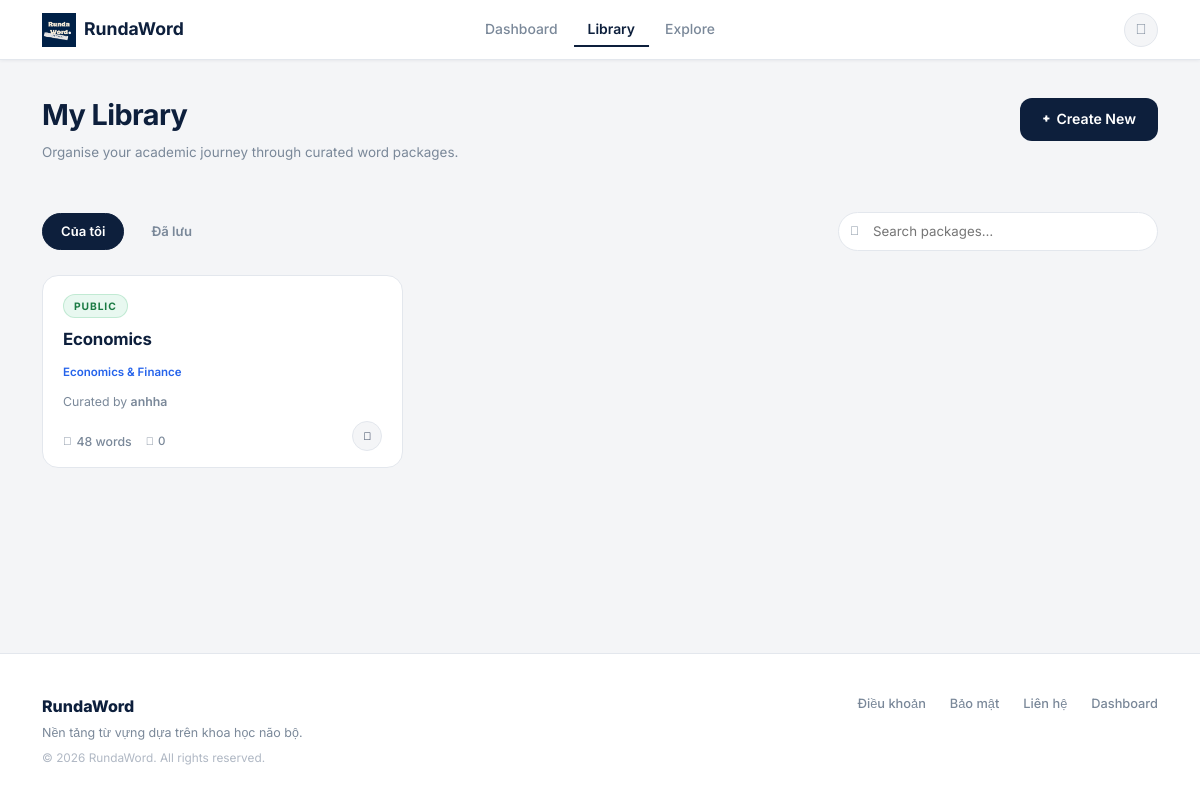
The app's page /packages (signed in) with its own data.
### main.py (models this page shows, shortened)
class VocabPackage(db.Model):
    __tablename__ = 'vocab_packages'
    id                  = db.Column(db.Integer, primary_key=True)
    package_name        = db.Column(db.String(100), nullable=False)
    package_description = db.Column(db.Text)
    topic               = db.Column(db.String(80))          # NEW: topic/category field
    created_at          = db.Column(db.DateTime, default=datetime.utcnow)
    updated_at          = db.Column(db.DateTime, default=datetime.utcnow)
    user_id             = db.Column(db.Integer, db.ForeignKey('users.id'), nullable=False)
    is_public           = db.Column(db.Boolean, default=True)
    vocabularies = db.relationship(
        'Vocabulary', backref='package', lazy=True, cascade='all, delete-orphan'
    )

class User(UserMixin, db.Model):
    __tablename__ = 'users'
    id            = db.Column(db.Integer, primary_key=True)
    username      = db.Column(db.String(50),  unique=True, nullable=False)
    name          = db.Column(db.String(100))
    email         = db.Column(db.String(120), unique=True, nullable=False)
    password_hash = db.Column(db.String(255), nullable=False)
    role          = db.Column(db.Integer, default=ROLE_USER, nullable=False)
    created_at    = db.Column(db.DateTime, default=datetime.utcnow)
    packages = db.relationship(
        'VocabPackage', backref='user', lazy=True, cascade='all, delete-orphan',
        foreign_keys='VocabPackage.user_id'
    )
    saved_packages = db.relationship(
        'VocabPackage', secondary=user_saved_packages,
        backref=db.backref('saved_by', lazy='dynamic'), lazy='dynamic'
    )
    @property
    def is_admin(self):
        return self.role == ROLE_ADMIN

### main.py (the view)
@app.route('/packages')
@login_required
def packages():
    q   = request.args.get('q', '').strip()
    tab = request.args.get('tab', 'mine')
    if q:
        pkgs       = search_packages(q, include_private_for_user=current_user.id)
        saved_pkgs = []
        if not pkgs:
            flash('Không tìm thấy gói từ phù hợp.', 'warning')
    else:
        if tab == 'saved':
            pkgs       = []
            saved_pkgs = current_user.saved_packages \
                .order_by(VocabPackage.updated_at.desc()).all()
        else:
            pkgs = VocabPackage.query.filter_by(user_id=current_user.id) \
                .order_by(VocabPackage.updated_at.desc()).all()
            saved_pkgs = []
    learner_counts = {}
    all_visible_pkgs = pkgs + saved_pkgs
    if all_visible_pkgs:
        pkg_ids = list({p.id for p in all_visible_pkgs})
        rows = (
            db.session.query(
                user_saved_packages.c.package_id,
                func.count(user_saved_packages.c.user_id)
            )
            .filter(user_saved_packages.c.package_id.in_(pkg_ids))
            .group_by(user_saved_packages.c.package_id)
            .all()
        )
        learner_counts = {package_id: count for package_id, count in rows}
    return render_template(
        'packages.html',
        packages=pkgs, saved_packages=saved_pkgs,
        tab=tab, search_query=q,
        learner_counts=learner_counts
    )

### main.py (called while the page is built)
@login_manager.user_loader
def load_user(user_id):
    return User.query.get(int(user_id))

### templates/packages.html (shortened to what this page needs)
{% extends "base.html" %}
{% block content %}
<div class="container" style="padding-top:32px;padding-bottom:64px;">
  <div class="d-flex justify-content-between align-items-start mb-5">
    <div>
      <div class="library-title">My Library</div>
      <div class="library-subtitle">Organise your academic journey through curated word packages.</div>
    </div>
    <a href="{{ url_for('create_package') }}" class="btn-navy" style="white-space:nowrap;margin-top:6px;">
      <i class="fas fa-plus" style="font-size:0.74rem;"></i> Create New
    </a>
  </div>
  <div class="lib-tab-row">
    {% if not search_query %}
    <a href="{{ url_for('packages', tab='mine') }}"
       class="lib-tab {% if tab == 'mine' %}active{% endif %}">Của tôi</a>
    <a href="{{ url_for('packages', tab='saved') }}"
       class="lib-tab {% if tab == 'saved' %}active{% endif %}">Đã lưu</a>
    {% endif %}
    <form method="GET" action="{{ url_for('packages') }}" class="lib-search" >
      <i class="fas fa-search si"></i>
      <input type="text" name="q" placeholder="Search packages…" value="{{ search_query or '' }}" style="background-color: white;">
    </form>
  </div>
  {% if search_query %}
  <div style="font-size:0.82rem;color:var(--text-muted);margin-bottom:20px;font-weight:500;">
    Results for "<strong style="color:var(--navy);">{{ search_query }}</strong>"
    <a href="{{ url_for('packages') }}" style="margin-left:10px;color:var(--text-muted);text-decoration:none;">✕ Clear</a>
  </div>
  {% if packages %}
  <div class="pkg-grid">
    {% for pkg in packages %}
    <a href="{{ url_for('package_detail', package_id=pkg.id) }}" class="pkg-card">
      <div class="pkg-card-top">
        <span class="pkg-badge {% if pkg.is_public %}public{% else %}private{% endif %}">
          {% if pkg.is_public %}Public{% else %}Private{% endif %}
        </span>
        <div class="pkg-author-avatar"><i class="fas fa-user" style="font-size:0.65rem;"></i></div>
      </div>
      <div class="pkg-name">{{ pkg.package_name }}</div>
      <div class="pkg-topic">{{ pkg.topic or 'Others' }}</div>
      <div class="pkg-author">by <strong>{{ pkg.user.username if pkg.user else '—' }}</strong></div>
      <div class="pkg-meta">
        <div class="pkg-meta-stats">
          <div class="pkg-meta-row">
            <span class="pkg-word-count"><i class="fas fa-layer-group" style="font-size:0.7rem;"></i> {{ pkg.vocabularies|length }} words</span>
            <span class="pkg-learners" title="Đã lưu vào thư viện"><i class="fas fa-users" style="font-size:0.68rem;"></i> {{ learner_counts.get(pkg.id, 0) }}</span>
          </div>
        </div>
        <span class="pkg-play-btn"><i class="fas fa-play"></i></span>
      </div>
    </a>
    {% endfor %}
  </div>
  {% else %}
  <div class="rw-card text-center py-5">
    <i class="fas fa-search fa-2x mb-3" style="color:var(--border);"></i>
    <p style="color:var(--text-muted);margin:0;">No packages found.</p>
  </div>
  {% endif %}
  {% else %}
  {% if packages %}
  <div class="pkg-grid">
    {% for pkg in packages %}
    <a href="{{ url_for('package_detail', package_id=pkg.id) }}" class="pkg-card">
      <div class="pkg-card-top">
        <span class="pkg-badge {% if pkg.is_public %}public{% else %}private{% endif %}">
          {% if pkg.is_public %}Public{% else %}Private{% endif %}
        </span>
      </div>
      <div class="pkg-name">{{ pkg.package_name }}</div>
      <div class="pkg-topic">{{ pkg.topic or 'Others' }}</div>
      <div class="pkg-author">Curated by <strong>{{ current_user.username }}</strong></div>
      <div class="pkg-meta">
        <div class="pkg-meta-stats">
          <div class="pkg-meta-row">
            <span class="pkg-word-count"><i class="fas fa-layer-group" style="font-size:0.7rem;"></i> {{ pkg.vocabularies|length }} words</span>
            <span class="pkg-learners" title="Đã lưu vào thư viện"><i class="fas fa-users" style="font-size:0.68rem;"></i> {{ learner_counts.get(pkg.id, 0) }}</span>
          </div>
        </div>
        <span class="pkg-play-btn"><i class="fas fa-play"></i></span>
      </div>
    </a>
    {% endfor %}
  </div>
  {% endif %}
  {% endif %}
</div>
{% endblock %}

### static/css/main.css (style rules this page uses)
:root { --navy: #0d1f3c; --navy-deep: #071020; --navy-mid: #1c3358; --white: #ffffff; --off-white: #f4f5f7; --bg: #f4f5f7; --border: #e3e7ed; --border-light: #edf0f4; --text: #0d1f3c; --text-muted: #7a8899; --text-light: #a0aab5; --green: #27ae60; --green-bg: #e8f8f0; --green-text: #1a7a43; --accent: #2563eb; --red: #e74c3c; --red-bg: #fdf2f2; --shadow-xs: 0 1px 3px rgba(13,31,60,0.06); --shadow-sm: 0 2px 8px rgba(13,31,60,0.08); --shadow-md: 0 4px 20px rgba(13,31,60,0.10); --shadow-lg: 0 8px 40px rgba(13,31,60,0.14); --r-sm: 8px; --r-md: 12px; --r-lg: 16px; --r-xl: 20px; }
*, *::before, *::after { box-sizing: border-box; margin: 0; padding: 0; }
html { scroll-behavior: smooth; }
body { font-family: 'Inter', sans-serif; background: var(--bg); color: var(--text); font-size: 14px; line-height: 1.6; -webkit-font-smoothing: antialiased; min-height: 100vh; display: flex; flex-direction: column; }
.library-title { font-family: 'Playfair Display', serif; font-size: 1.8rem; font-weight: 700; color: var(--navy); letter-spacing: -0.02em; margin-bottom: 4px; }
.library-subtitle { font-size: 0.84rem; color: var(--text-muted); }
.lib-tab-row { display: flex; align-items: center; gap: 8px; margin-bottom: 24px; }
.lib-tab { padding: 7px 18px; border-radius: 30px; font-size: 0.82rem; font-weight: 600; text-decoration: none; color: var(--text-muted); transition: all 0.15s; border: 1.5px solid transparent; }
.lib-tab.active { background: var(--navy); color: white; border-color: var(--navy); }
.lib-search { flex: 1; max-width: 320px; margin-left: auto; position: relative; }
.lib-search input { width: 100%; padding: 8px 14px 8px 34px; border: 1.5px solid var(--border); border-radius: 30px; font-size: 0.83rem; font-family: 'Inter', sans-serif; background: var(--off-white); color: var(--text); outline: none; transition: border-color 0.15s; }
.lib-search .si { position: absolute; left: 12px; top: 50%; transform: translateY(-50%); color: var(--text-muted); font-size: 0.75rem; }
.pkg-grid { display: grid; grid-template-columns: repeat(3, 1fr); gap: 16px; }
.pkg-card { background: var(--white); border: 1px solid var(--border); border-radius: var(--r-lg); padding: 18px 20px 16px; text-decoration: none !important; color: var(--text) !important; display: flex; flex-direction: column; gap: 10px; min-height: 160px; transition: box-shadow 0.2s, transform 0.15s; position: relative; }
.pkg-badge { display: inline-flex; align-items: center; font-size: 0.64rem; font-weight: 700; letter-spacing: 0.09em; text-transform: uppercase; padding: 3px 10px; border-radius: 20px; width: fit-content; }
.pkg-badge.public { background: var(--green-bg); color: var(--green-text); border: 1px solid rgba(39,174,96,0.2); }
.pkg-card-top { display: flex; align-items: flex-start; justify-content: space-between; }
.pkg-name { font-size: 1.05rem; font-weight: 700; color: var(--navy); line-height: 1.35; letter-spacing: -0.01em; }
.pkg-author { font-size: 0.77rem; color: var(--text-muted); margin-top: 2px; }
.pkg-author strong { font-weight: 600; }
.pkg-topic { font-size: 0.72rem; font-weight: 600; color: var(--accent); line-height: 1.3; margin-top: 4px; display: -webkit-box; -webkit-line-clamp: 2; -webkit-box-orient: vertical; overflow: hidden; }
.pkg-meta { display: flex; align-items: flex-end; justify-content: space-between; margin-top: auto; gap: 10px; }
.pkg-meta-stats { display: flex; flex-direction: column; align-items: flex-start; gap: 4px; min-width: 0; flex: 1; }
.pkg-meta-row { display: flex; flex-wrap: wrap; align-items: center; gap: 10px 14px; }
.pkg-learners { display: inline-flex; align-items: center; gap: 4px; font-size: 0.72rem; color: var(--text-muted); font-weight: 500; }
.pkg-word-count { display: flex; align-items: center; gap: 5px; font-size: 0.77rem; color: var(--text-muted); font-weight: 500; }
.pkg-play-btn { width: 30px; height: 30px; border-radius: 50%; background: var(--off-white); border: 1.5px solid var(--border); display: flex; align-items: center; justify-content: center; color: var(--navy); font-size: 0.68rem; transition: all 0.15s; flex-shrink: 0; }
.btn-navy { background: var(--navy); color: white; border: none; border-radius: var(--r-md); font-weight: 600; font-size: 0.88rem; padding: 10px 22px; transition: background 0.15s; cursor: pointer; text-decoration: none; display: inline-flex; align-items: center; gap: 6px; font-family: 'Inter', sans-serif; }

### templates/base.html (style rules this page uses)
body, * { font-family: 'Inter', sans-serif !important; }

### records on screen
VocabPackage: is_public "PUBLIC", package_name "Economics", topic "Economics & Finance", vocabularies|length "48", get "0"
User: username "anhha"
